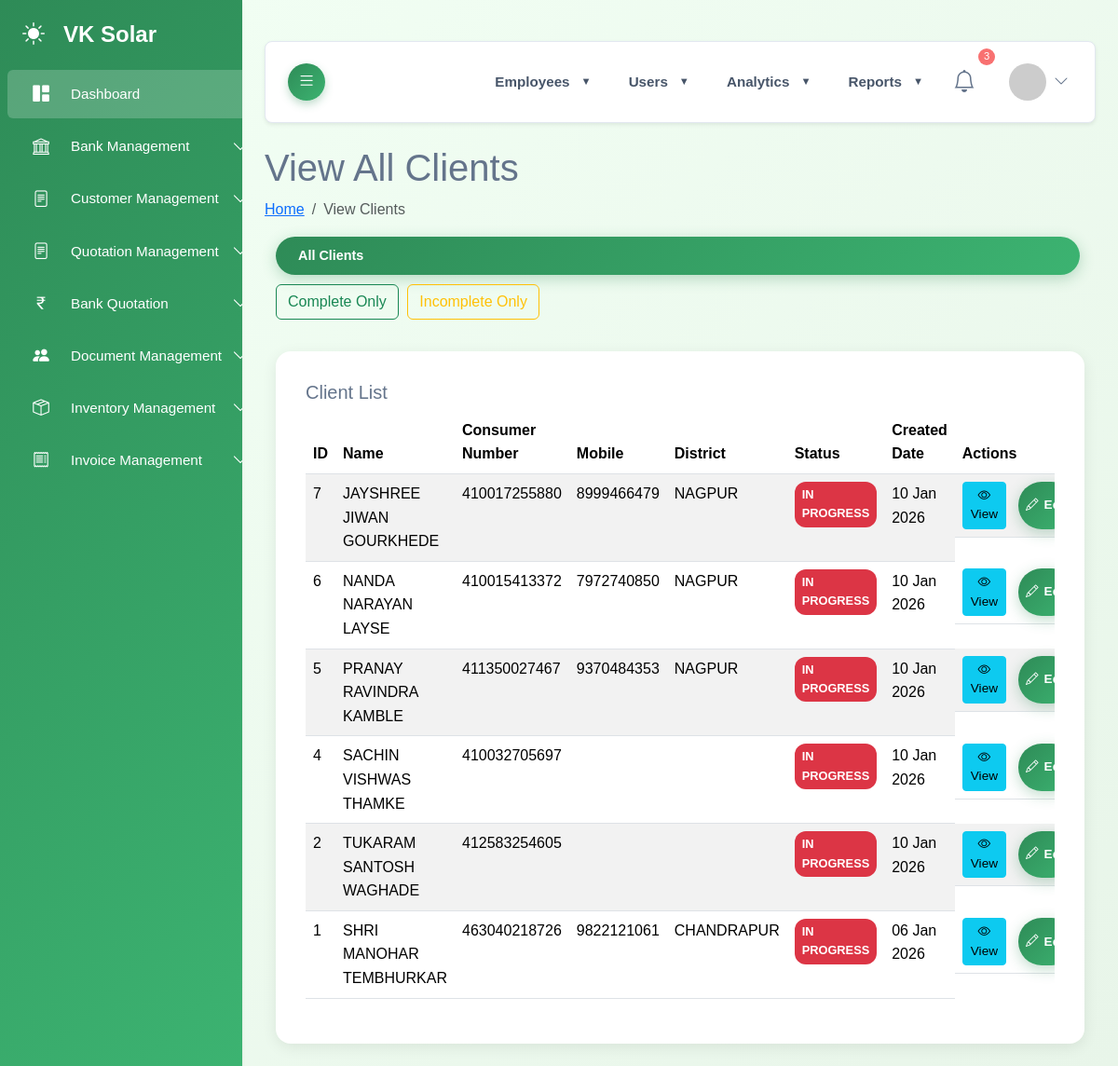
Before: /admin/view_clients.php (signed in) with the older database file.
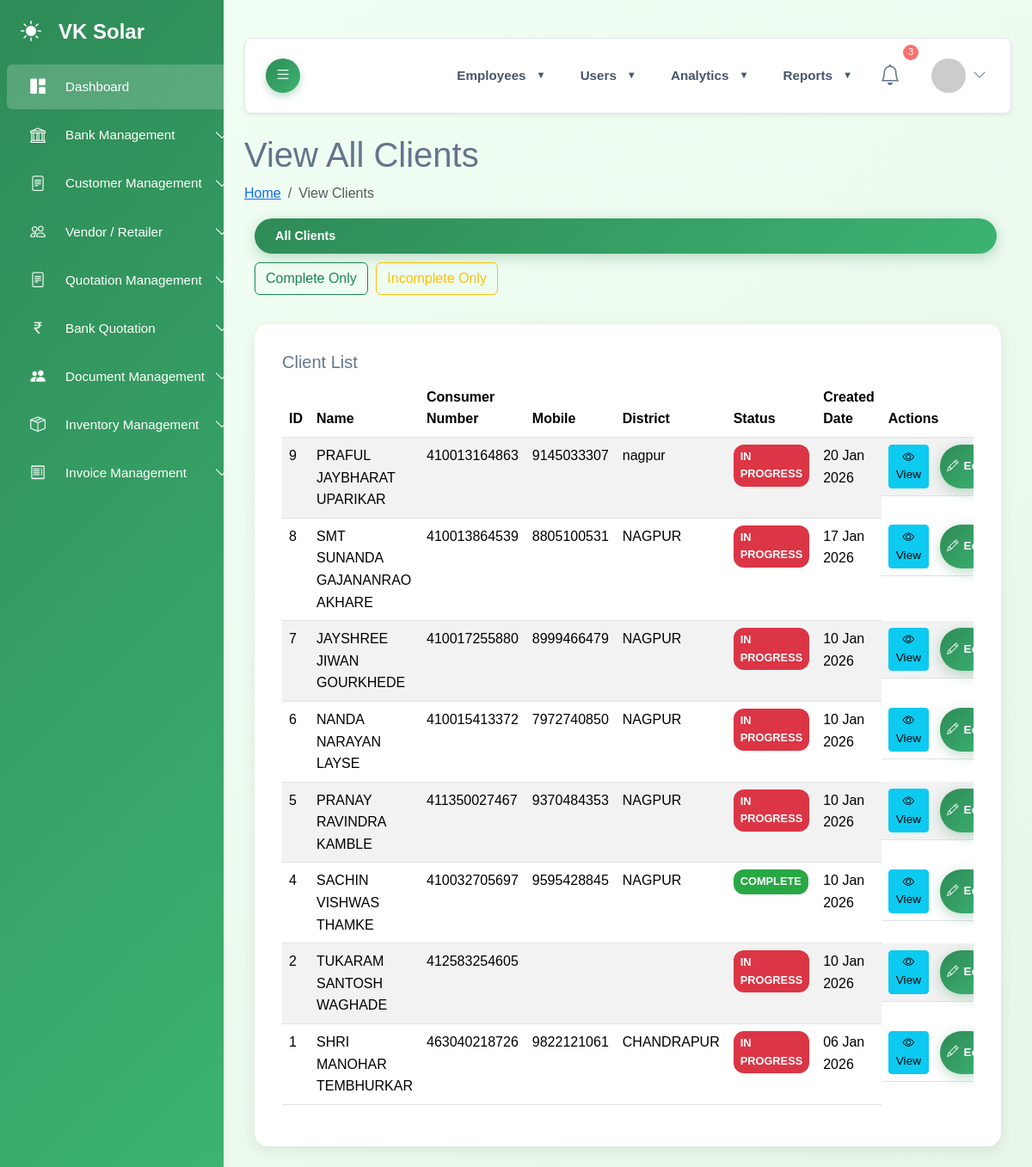
After: the same page with the newer database file.
### tables this page shows
CREATE TABLE `clients` (
  `id` int NOT NULL,
  `name` varchar(255)  NOT NULL,
  `consumer_number` varchar(100)  NOT NULL,
  `billing_unit` varchar(100)  DEFAULT NULL,
  `adhar` bigint NOT NULL,
  `mobile` varchar(15)  DEFAULT NULL,
  `email` varchar(255)  DEFAULT NULL,
  `district` varchar(255)  DEFAULT NULL,
  `block` varchar(255)  DEFAULT NULL,
  `taluka` varchar(255)  DEFAULT NULL,
  `pincode` int NOT NULL,
  `village` varchar(255)  DEFAULT NULL,
  `location` text ,
  `mahadiscom_email` varchar(255)  DEFAULT NULL,
  `mahadiscom_email_password` varchar(255)  DEFAULT NULL,
  `mahadiscom_mobile` varchar(15)  DEFAULT NULL,
  `mahadiscom_user_id` varchar(255)  DEFAULT NULL,
  `mahadiscom_password` varchar(255)  DEFAULT NULL,
  `name_change_require` enum('yes','no')  DEFAULT NULL,
  `application_no_name_change` varchar(255)  DEFAULT NULL,
  `pm_suryaghar_registration` enum('yes','no')  DEFAULT NULL,
  `pm_suryaghar_app_id` varchar(255)  DEFAULT NULL,
  `pm_registration_date` date DEFAULT NULL,
  `load_change_application_number` varchar(255)  DEFAULT NULL,
  `rooftop_solar_application_number` varchar(255)  DEFAULT NULL,
  `kilo_watt` decimal(10,2) DEFAULT NULL,
  `load_change_status` enum('Done','Not')  DEFAULT NULL,
  `bank_loan_status` enum('yes','no')  DEFAULT NULL,
  `bank_name` varchar(255)  DEFAULT NULL,
  `account_number` varchar(255)  DEFAULT NULL,
  `ifsc_code` varchar(255)  DEFAULT NULL,
  `jan_samartha_application_no` varchar(255)  DEFAULT NULL,
  `loan_amount` decimal(15,2) DEFAULT NULL,
  `first_installment_amount` decimal(15,2) DEFAULT NULL,
  `second_installment_amount` decimal(15,2) DEFAULT NULL,
  `remaining_amount` decimal(15,2) DEFAULT NULL,
  `inverter_company_name` varchar(255)  DEFAULT NULL,
  `inverter_capacity` varchar(50)  DEFAULT NULL,
  `inverter_serial_number` varchar(255)  DEFAULT NULL,
  `solar_type` enum('DCR','NON-DCR')  DEFAULT NULL,
  `dcr_certificate_number` varchar(255)  DEFAULT NULL,
  `number_of_panels` int DEFAULT NULL,
  `company_name` varchar(255)  NOT NULL,
  `wattage` int NOT NULL,
  `panel_serial_numbers` text ,
  `rts_portal_status` enum('yes','no')  DEFAULT NULL,
  `meter_number` varchar(255)  DEFAULT NULL,
  `meter_installation_date` date DEFAULT NULL,
  `pm_redeem_status` enum('yes','no')  DEFAULT NULL,
  `subsidy_amount` decimal(15,2) DEFAULT NULL,
  `subsidy_redeem_date` date DEFAULT NULL,
  `reference_name` varchar(255)  DEFAULT NULL,
  `reference_contact` varchar(255)  DEFAULT NULL,
  `estimate_amount` decimal(15,2) DEFAULT NULL,
  `geo_tagging_photo` varchar(500)  DEFAULT NULL,
  `geo_tagged_photo` varchar(500)  DEFAULT NULL,
  `email_password` varchar(255)  DEFAULT NULL,
  `created_at` timestamp NULL DEFAULT CURRENT_TIMESTAMP,
  `updated_at` timestamp NULL DEFAULT CURRENT_TIMESTAMP ON UPDATE CURRENT_TIMESTAMP,
  `step9_completed` tinyint(1) DEFAULT '0',
  `step12_completed` tinyint(1) DEFAULT '0',
  `step10_completed` tinyint(1) DEFAULT '0'
);

### admin/connect/db1.php (called while the page is built, shortened)
<?php
class connect{
     public $servername = "localhost";
    private $username = "root";
    private $password = "";
    private $dbname = "abcoedtech_vksolar";
    public function dbconnect()
    {
        $db = mysqli_connect($this->servername, $this->username, $this->password, $this->dbname);
        return $db;
    }
}
?>

### admin/connect/fun.php (called while the page is built, shortened)
<?php
class fun
{
    private $db;
    function __construct($con)
    {
        $this->db = $con;
    }
    public function fetchClients() {
        $sql = "SELECT * FROM clients ORDER BY id DESC";
        return mysqli_query($this->db, $sql);
    }
}
?>

### admin/connect/auth_middleware.php (called while the page is built, shortened)
<?php
class AuthMiddleware {
    private $conn;
    public function __construct($connection) {
        $this->conn = $connection;
    }
    public function requireAuth() {
        if (!$this->verifyUserActive($_SESSION['user_id'])) {
            $this->logout();
            $this->redirectToLogin();
        }
    }
    public function checkPermission($module, $action = 'view') {
        $this->requireAuth();
        $role = $_SESSION['role'];
        $permission = $this->getUserPermission($role, $module);
        switch ($action) {
            case 'view': return $permission['can_view'];
            case 'create': return $permission['can_create'];
            case 'edit': return $permission['can_edit'];
        }
    }
    private function getUserPermission($role, $module) {
        $stmt = $this->conn->prepare("
            SELECT can_view, can_create, can_edit, can_delete
            FROM user_permissions
            WHERE role = ? AND module = ?
        ");
        $stmt->bind_param("ss", $role, $module);
        $stmt->execute();
        $result = $stmt->get_result();
        if ($result->num_rows > 0) {
            return $result->fetch_assoc();
        }
        return ['can_view' => false, 'can_create' => false, 'can_edit' => false, 'can_delete' => false];
    }
    private function verifyUserActive($userId) {
        $stmt = $this->conn->prepare("
            SELECT id, username, role, is_active
            FROM users
            WHERE id = ? AND is_active = 1
        ");
        $stmt->bind_param("i", $userId);
        $stmt->execute();
        $result = $stmt->get_result();
        if ($result->num_rows > 0) {
            $user = $result->fetch_assoc();
            return true;
        }
        return false;
    }
}
require_once 'db.php';
$auth = new AuthMiddleware($conn);
?>

### admin/view_clients.php (the view, shortened to what the changed rows need)
<?php
include "connect/auth_middleware.php";
$auth->requireAuth();
$auth->requirePermission('customer_management', 'view');
include "connect/db1.php";
include "connect/fun.php";
$connect = new connect();
$fun = new fun($connect->dbconnect());
$filter = $_GET['filter'] ?? 'all';
if ($filter === 'complete') {
    $clients = $fun->getCompleteClients();
} elseif ($filter === 'incomplete') {
    $clients = $fun->getIncompleteClients();
} else {
    $clients = $fun->fetchClients();
}
?>
<!DOCTYPE html>
<html lang="en">
<head>
    <?php require('include/head.php'); ?>
</head>
<body>
    <?php include "include/sidebar.php"; ?>
    <div id="main-content">
    <main id="main" class="main">
        <div class="pagetitle">
            <h1>View All Clients</h1>
        </div>
        <div class="container-fluid">
            <div class="row">
                <div class="col-12">
                    <div class="card">
                        <div class="card-body">
                            <?php if(mysqli_num_rows($clients) > 0): ?>
                            <div class="table-responsive">
                                <table class="table table-striped table-hover">
                                    <thead>
                                        <tr>
                                            <th>ID</th>
                                            <th>Name</th>
                                            <th>Consumer Number</th>
                                            <th>Mobile</th>
                                            <th>District</th>
                                            <th>Status</th>
                                            <th>Created Date</th>
                                            <th>Actions</th>
                                        </tr>
                                    </thead>
                                    <tbody>
                                        <?php while($client = mysqli_fetch_assoc($clients)):
                                            $isComplete = isClientComplete($client);
                                        ?>
                                        <tr>
                                            <td><?php echo $client['id']; ?></td>
                                            <td><?php echo htmlspecialchars($client['name']); ?></td>
                                            <td><?php echo htmlspecialchars($client['consumer_number']); ?></td>
                                            <td><?php echo htmlspecialchars($client['mobile']); ?></td>
                                            <td><?php echo htmlspecialchars($client['district']); ?></td>
                                            <td>
                                                <span class="status-badge <?php echo $isComplete ? 'status-complete' : 'status-incomplete'; ?>">
                                                    <?php echo $isComplete ? 'Complete' : 'In Progress'; ?>
                                                </span>
                                            </td>
                                            <td><?php echo date('d M Y', strtotime($client['created_at'])); ?></td>
                                            <td class="action-buttons">
                                                <a href="client_details.php?id=<?php echo $client['id']; ?>"
                                                   class="btn btn-sm btn-info" title="View Client Details">
                                                    <i class="bi bi-eye"></i> View
                                                </a>
                                                <a href="client_edit2.php?id=<?php echo $client['id']; ?>"
                                                   class="btn btn-sm btn-primary" title="Edit Client">
                                                    <i class="bi bi-pencil"></i> Edit
                                                </a>
                                            </td>
                                        </tr>
                                        <?php endwhile; ?>
                                    </tbody>
                                </table>
                            </div>
                            <?php else: ?>
                            <div class="alert alert-info">
                                No clients found.
                            </div>
                            <?php endif; ?>
                        </div>
                    </div>
                </div>
            </div>
        </div>
    </main>
</div>
</body>
</html>
<?php
function isClientComplete($client) {
    $requiredFields = [
        'name', 'consumer_number', 'mobile', 'email', 'district',
        'mahadiscom_email', 'mahadiscom_user_id', 'load_change_application_number',
        'inverter_company_name', 'dcr_certificate_number', 'meter_number'
    ];
    foreach($requiredFields as $field) {
        if(empty($client[$field])) {
            return false;
        }
    }
    return true;
}
?>

### admin/include/sidebar.php (shortened to what the changed rows need)
<?php
require_once __DIR__ . '/../connect/auth_middleware.php';
?>
   <?php if ($auth->checkPermission('partner_management', 'view')): ?>
          <li class="nav-item">
        <a
          class="nav-link"
          data-bs-toggle="collapse"
          href="#partnerCollapse"
          role="button"
          aria-expanded="false"
          aria-controls="quotationCollapse"
        >
          <i class="bi bi-people"></i>
          <span class="nav-link-text"> Vendor / Retailer</span>
          <i class="bi bi-chevron-down ms-auto"></i>
        </a>
        </li>
    <?php endif; ?>

Changed rows visible on the page:
added clients: id "9", name "PRAFUL JAYBHARAT UPARIKAR", consumer_number "410013164863", mobile "9145033307", district "nagpur", shows "IN PROGRESS", created_at "20 Jan 2026"
added clients: id "8", name "SMT SUNANDA GAJANANRAO AKHARE", consumer_number "410013864539", mobile "8805100531", district "NAGPUR", shows "IN PROGRESS", created_at "17 Jan 2026"
changed clients "SACHIN VISHWAS THAMKE": mobile (not shown) → "9595428845"; district (not shown) → "NAGPUR"; text "IN PROGRESS" → "COMPLETE"
Other visible differences:
text now shown: "Vendor / Retailer"
